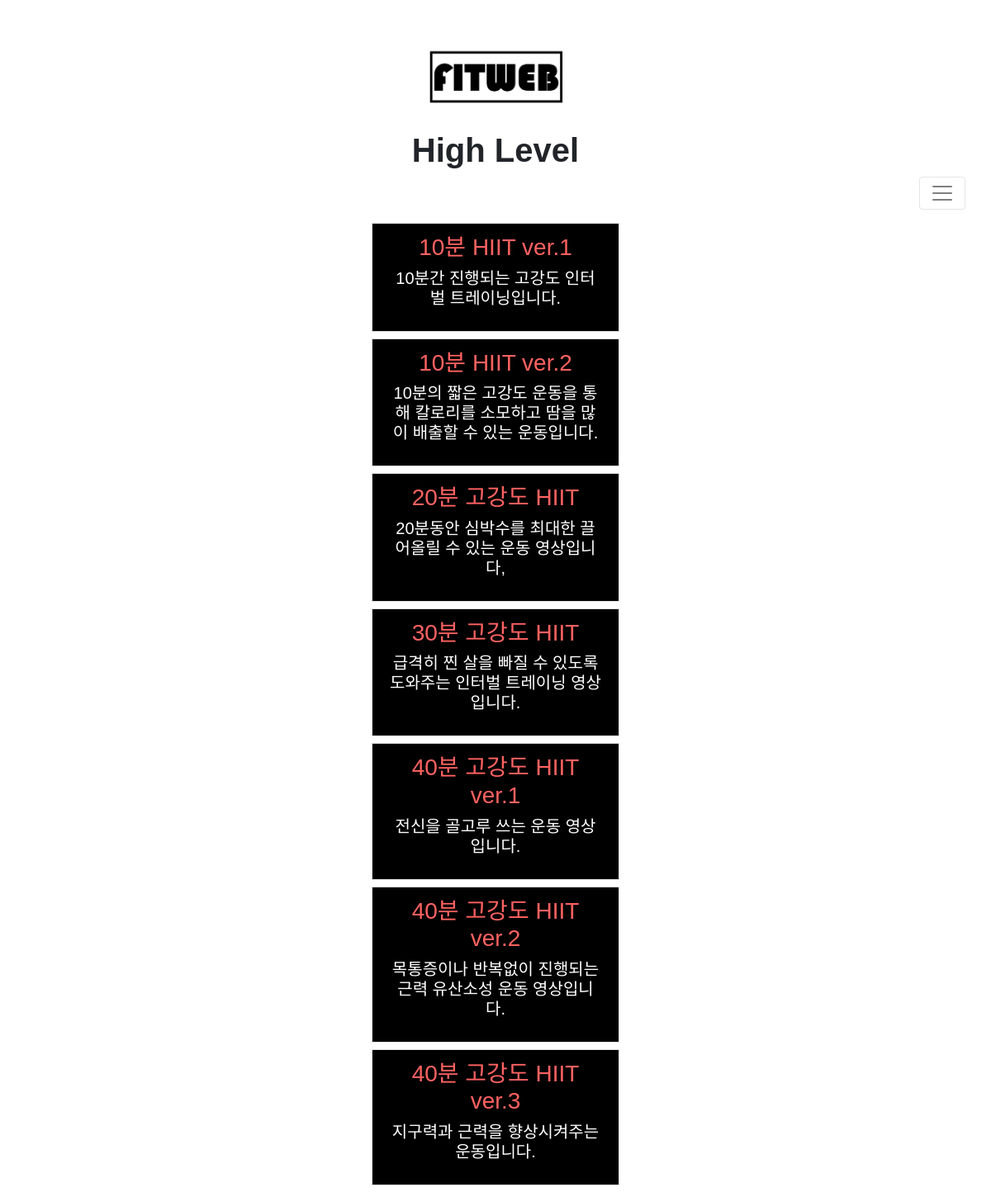
The page /hiit_list_high_level on the database its author committed.
### fitweb/models.py (models this page shows, shortened)
class Post(models.Model):
    objects_num = models.IntegerField()
    Header_first = models.CharField(max_length=200, default='')
    Header_second = models.CharField(max_length=200, default='')
    Header_third = models.CharField(max_length=200, default='', blank=True)
    Header_four = models.CharField(max_length=200, default='', blank=True)
    author = models.ForeignKey(settings.AUTH_USER_MODEL, on_delete=models.CASCADE)
    title = models.CharField(max_length=200, default='')
    video = EmbedVideoField(blank=True)
    text = models.TextField()
    created_date = models.DateTimeField(
            default=timezone.now)
    published_date = models.DateTimeField(
            blank=True, null=True)

### fitweb/views.py (the view)
# urls.py: path('hiit_list_high_level', views.hiit_list_high_level, name='hiit_list_high_level'),
def hiit_list_high_level(request):
    posts = Post.objects.filter(Header_first__contains='hiit', Header_second__contains='high')
    posts = posts.order_by("title")
    return render(request, 'fitweb/hiit_list_high_level.html', {'posts': posts})

### fitweb/templates/fitweb/hiit_list_high_level.html (shortened to what this page needs)
{% load embed_video_tags %}
{% load static %}
<html>
    <head>
        <link rel="stylesheet" href="https://maxcdn.bootstrapcdn.com/bootstrap/4.0.0-beta/css/bootstrap.min.css">
        <link rel="stylesheet" href="{% static "css/main.css" %}">
    </head>
<body>
<h1 class="logo" style="margin-top: 50px"><a id="logo" href="{% url 'home' %}"><img src="../../static/images/logo.png"></a></h1>
<nav class="navbar navbar-light bg-light">
  <div class="container-fluid" >
    <h1 style="width: 100%">
        <header class="page-header" style="overflow: auto;">
            <h1><b>High Level</b></h1>
        </header>
        <button style="float: right" class="navbar-toggler" type="button" data-bs-toggle="collapse" data-bs-target="#navbarSupportedContent" aria-controls="navbarSupportedContent" aria-expanded="false" aria-label="Toggle navigation">
            <span class="navbar-toggler-icon"></span>
        </button>
    </h1>
  </div>
</nav>
<div class="content container" style="text-align: center">
    {% for post in posts %}
        <h2 id="barofont" class="listdown" >
            <ul id="mainlist"  class="list-group list-group-flush">
                <li class="list-group-item" style="background-color: black">
                    <div class="post">
                        <h3><a href="{% url 'detail' pk=post.pk %}", style="color: #ff6261">{{ post.title }}</a></h3>
                        <p style="color: white">{{ post.text|linebreaksbr }}</p>
                    </div>
                </li>
            </ul>
        </h2>
    {% endfor %}
</div>
</body>
</html>

### fitweb/static/css/main.css (style rules this page uses)
body { margin: 0px; font-family: 'Noto Sans KR', sans-serif; min-width: 600px; min-height: 500px; }
.logo { text-align: center; height: 80px; margin-bottom: 20px; }
.logo img { height: 100px; border: 20px; }
.navbar { text-align: center; }
#barofont { width: 100%; }
#barofont a { text-decoration: none; color: white; }
#barofont a { text-decoration: none; }
.list-group-item { font-size: 20px; position: relative; display: block; padding: .75rem 1.25rem; margin-bottom: -1px; background-color: rgba(0,0,0,0); border: 1px solid rgba(0,0,0,.125); }
#mainlist { background-color: rgba(0,0,0,0.2); width: 300px; text-align: center; margin-left: auto; margin-right: auto; }

### fitweb/templates/fitweb/hiit_list_high_level.html (style rules this page uses)
body { margin: 0px; font-family: 'Noto Sans KR', sans-serif; min-width: 600px; min-height: 500px; }
#mainlist { border: 1px solid rgba(225,225,225,225); }
.bg-light { background-color: rgba(0,0,0,0)!important; }
@media (min-width: 576px) { .container { max-width: 100%; } }
a { color: black; }

### rows shown on the page
Post: title "10분 HIIT ver.1", text "10분간 진행되는 고강도 인터벌 트레이닝입니다."
Post: title "10분 HIIT ver.2", text "10분의 짧은 고강도 운동을 통해 칼로리를 소모하고 땀을 많이 배출할 수 있는 운동입니다."
Post: title "20분 고강도 HIIT", text "20분동안 심박수를 최대한 끌어올릴 수 있는 운동 영상입니다,"
Post: title "30분 고강도 HIIT", text "급격히 찐 살을 빠질 수 있도록 도와주는 인터벌 트레이닝 영상입니다."
Post: title "40분 고강도 HIIT ver.1", text "전신을 골고루 쓰는 운동 영상입니다."
Post: title "40분 고강도 HIIT ver.2", text "목통증이나 반복없이 진행되는 근력 유산소성 운동 영상입니다."
Post: title "40분 고강도 HIIT ver.3", text "지구력과 근력을 향상시켜주는 운동입니다."
